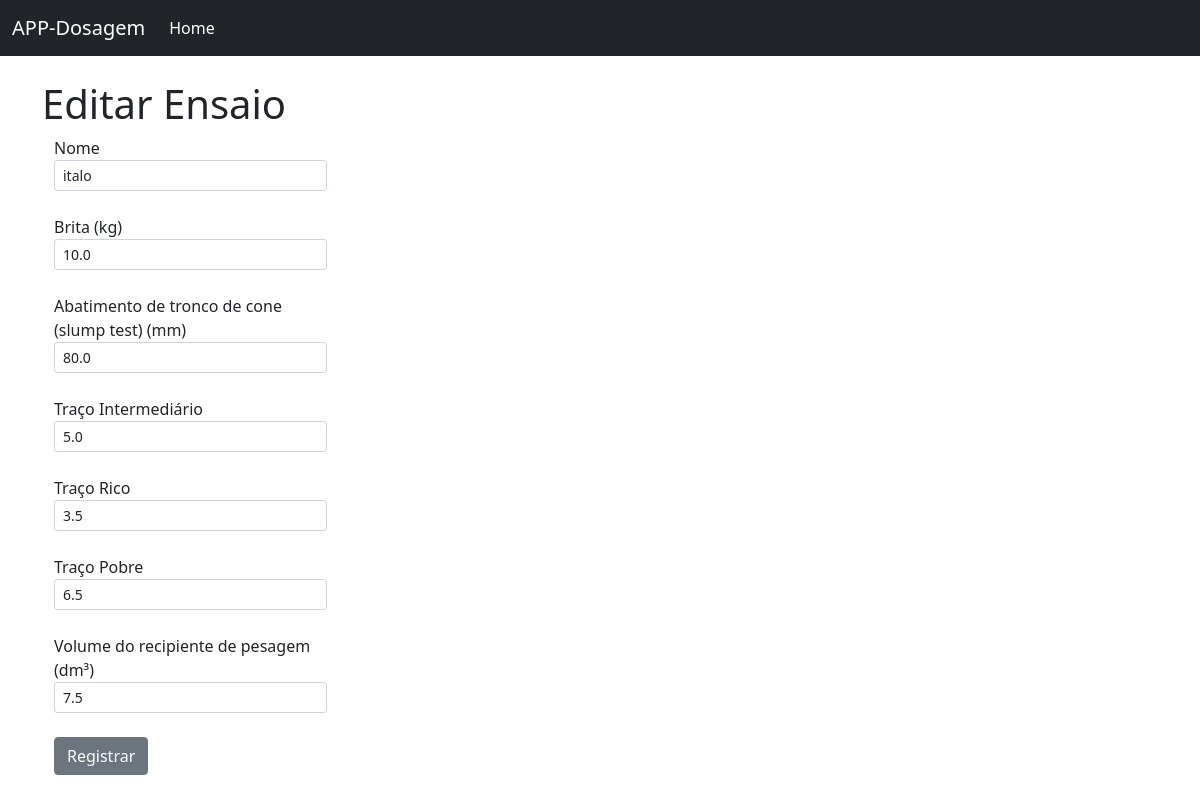
The page /editar_ensaio/5 on the database as committed earlier.
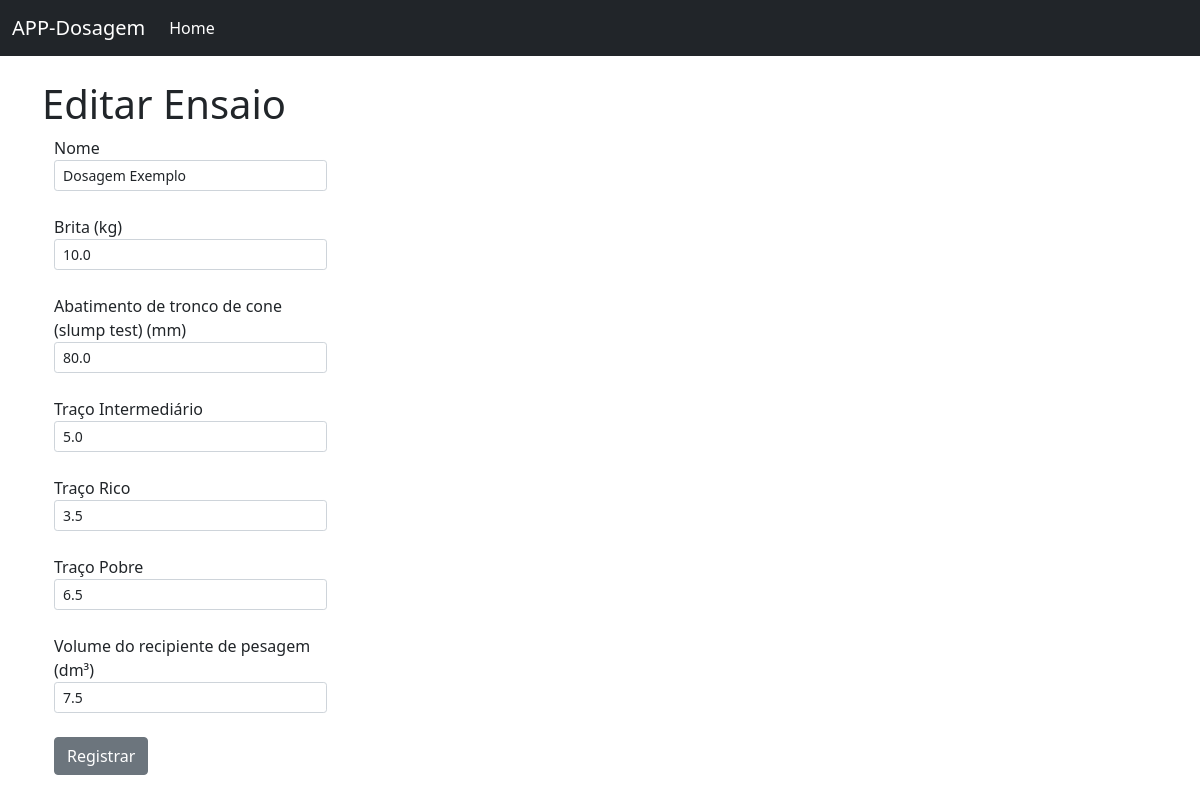
The same page on the database as committed later.
### app/models.py (models this page shows, shortened)
class Ensaios(db.Model):
    id = db.Column(db.Integer, primary_key=True)
    nome = db.Column(db.String(30))
    piloto = db.Column(db.Float)
    rico = db.Column(db.Float)
    pobre = db.Column(db.Float)
    cp = db.Column(db.Float)
    pesobrita = db.Column(db.Float)
    slump = db.Column(db.Float)
    umidade = db.Column(db.Float)
    volume = db.Column(db.Float)
    dosagem_piloto = db.relationship('Dosagem_piloto', backref='ensaio')
    dosagem_rico = db.relationship('Dosagem_rico', backref='ensaio')
    dosagem_pobre = db.relationship('Dosagem_pobre', backref='ensaio')
    cp_piloto = db.relationship('Cp_piloto', backref='ensaio')
    cp_rico = db.relationship('Cp_rico', backref='ensaio')
    cp_pobre = db.relationship('Cp_pobre', backref='ensaio')
    resultados = db.relationship('Resultados', backref='ensaio')
    teste = db.relationship('Teste', backref='ensaio')
    consumo_piloto = db.relationship('Consumo_piloto', backref='ensaio')
    consumo_rico = db.relationship('Consumo_rico', backref='ensaio')
    consumo_pobre = db.relationship('Consumo_pobre', backref='ensaio')

### app/routes.py (the view, shortened to what this page needs)
@app.route('/editar_ensaio/<int:id>', methods=['POST', 'GET'])
def editar_ensaio(id):
    form = Criar_ensaio()
    editar = Ensaios.query.get_or_404(id)
    return render_template('editar_ensaio.html', form=form, editar=editar)

### app/forms.py
class Criar_ensaio(FlaskForm):
    nome = StringField('Nome', validators=[InputRequired(message='Campo necessario')])
    piloto = FloatField('Traço Intermediário', validators=[InputRequired(message='Campo necessario')])
    rico = FloatField('Traço Rico', validators=[InputRequired(message='Campo necessario')])
    pobre = FloatField('Traço Pobre', validators=[InputRequired(message='Campo necessario')])
    pesobrita = FloatField('Brita (kg)', validators=[InputRequired(message='Campo necessario')])
    slump = FloatField('Abatimento de tronco de cone (slump test) (mm)', validators=[InputRequired(message='Campo necessario')])
    volume_recipiente = FloatField('Volume do recipiente de pesagem (dm³)', validators=[InputRequired(message='Campo necessario')])
    submit = SubmitField('Registrar')

### app/templates/editar_ensaio.html (shortened to what this page needs)
{% extends 'base.html' %}
{% block content %}
<h1>Editar Ensaio</h1>
<div class="container">
    <div class='col-3'>
    <form method="POST">
        {{ form.nome.label }}<br>
        {{ form.nome(class="form-control form-control-sm", value=editar.nome) }}<br>
        {{ form.pesobrita.label }}<br>
        {{ form.pesobrita(class="form-control form-control-sm", value=editar.pesobrita, type="number", step="any") }}<br>
        {{ form.slump.label }}<br>
        {{ form.slump(class="form-control form-control-sm", value=editar.slump, type="number", step="any") }}<br>
        {{ form.piloto.label }}<br>
        {{ form.piloto(class="form-control form-control-sm", value=editar.piloto, type="number", step="any") }}<br>
        {{ form.rico.label }}<br>
        {{ form.rico(class="form-control form-control-sm", value=editar.rico, type="number", step="any") }}<br>
        {{ form.pobre.label }}<br>
        {{ form.pobre(class="form-control form-control-sm", value=editar.pobre, type="number", step="any") }}<br>
        {{ form.volume_recipiente.label }}<br>
        {{ form.volume_recipiente(class="form-control form-control-sm", value=editar.volume*1000, type="number", step="any") }}<br>
        {{ form.submit(class="btn btn-secondary") }}
    </form>
</div>
{% endblock %}

Rows that differ between the two databases and show on the page:
changed Ensaios: nome "italo" → "Dosagem Exemplo"
